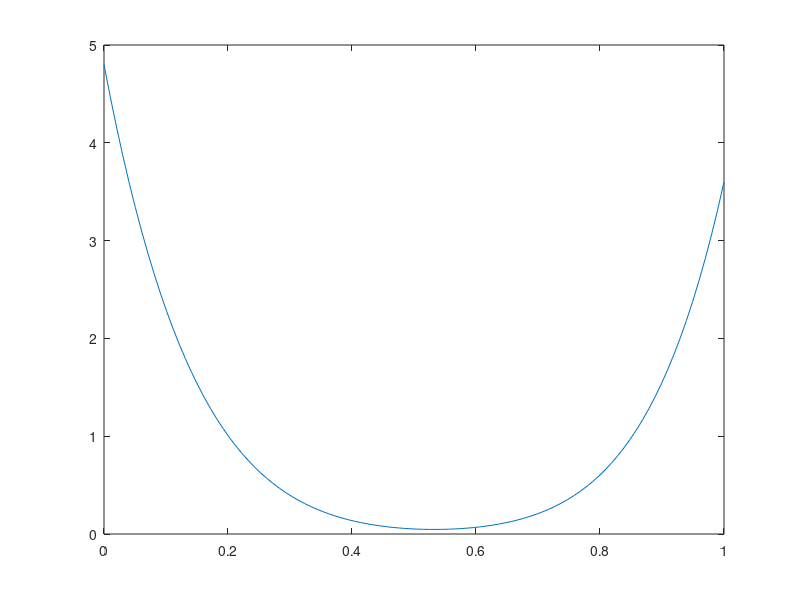
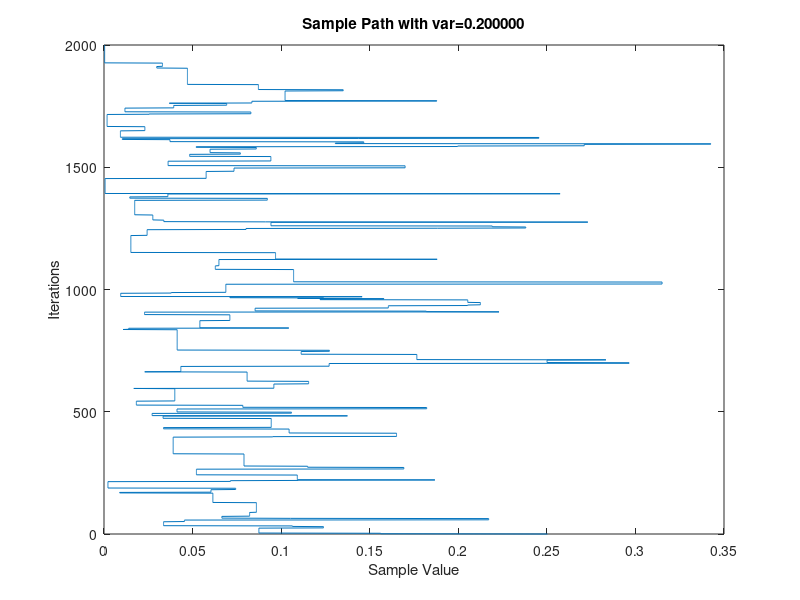

MATLAB code to generate these figures, in order: (Note: this script raises an error after producing the figures.)
%EE511 Project 5
%Author: Yong Wang <yongw@usc.edu>
x=linspace(0,1);
fx = 0.6.*(1-x).^7./beta(1,8) + 0.4.*x.^8./beta(9,1);
figure;
plot(x,fx);

k=2000;
x=zeros(k,1);
v=.2;
x(1)=rand; %the intial point
for t=1:k-1
	%generate from normal(xt,1)
    xp = x(t) + v*randn;
    if xp < 0 || (xp > 1)
        fp = 0;
    else
        fp = 0.6.*(1-xp).^7./beta(1,8) + 0.4.*xp.^8./beta(9,1);
    end
    f = 0.6.*(1-x(t)).^7./beta(1,8) + 0.4.*x(t).^8./beta(9,1);
    a = fp*normpdf(x(t),xp)/f*normpdf(xp,x(t));
    if a > 1
        a = 1;
    end
    if a >= rand
        %accept
        x(t+1) = xp;
    else
        %reject
        x(t+1) = x(t);
    end
end
figure;
y=linspace(0,k,k);
plot(x,y);
xlabel('Sample Value');
ylabel('Iterations');
title(sprintf('Sample Path with var=%f',v));
figure;
histogram(x);
xlabel('X');
ylabel('Frequency');
title('Histogram of samples');
%% Schwefel Function
x=linspace(-500,500);
y=linspace(-500,500);
[X,Y] = meshgrid(x,y);
Z = 418.9829*2 - X.*sin(sqrt(abs(X))) - Y.*sin(sqrt(abs(Y)));
contour(x,y,Z);
xlabel('x');
ylabel('y');
title('Sample Path');

iter = 1000;
minima=zeros(100,1);
t0=8000;
for j=1:100 
    x=zeros(iter+1,2);
    %initial point
    x(1,:) = -500+1000*rand(1,2);
    for i=1:iter 
        %cooling schedule
        t = t0*0.99^(i-1);  %exponential
        t = t0/i; %polynomial
        t = t0/(1+80*log(i)); %logarithmic
        v = 400;
        xp = x(i,:);
        if(mod(i,2) == 0) 
            %generate new x
            xp(1) = xp(2)+v*randn;
        else
            %generate new y
            xp(2) = xp(1)+v*randn;
        end
        if(abs(xp(1))>500)
            xp(1)=sign(xp(1))*500;
        end
        if(abs(xp(2))>500)
            xp(2)=sign(xp(2))*500;
        end
        z=418.9829*2 - x(i,1)*sin(sqrt(abs(x(i,1)))) - x(i,2)*sin(sqrt(abs(x(i,2))));
        zp=418.9829*2 - xp(1)*sin(sqrt(abs(xp(1)))) - xp(2)*sin(sqrt(abs(xp(2))));

        a = exp(-(zp-z)/t);
        if  zp < z ||  rand < a
            x(i+1,:)=xp;
            m=zp;
        else
            x(i+1,:)=x(i);
            m=z;
        end
    end
    minima(j) = m;
end
hold on;
plot(x(:,1),x(:,2),'r');
plot(x(iter+1,1),x(iter+1,2),'bx');
figure;
histogram(minima);
xlabel('Minima');
ylabel('Frequency');
title(sprintf('Minimas with iteration=%d, t0=%d exponential cooling',iter,t0));
